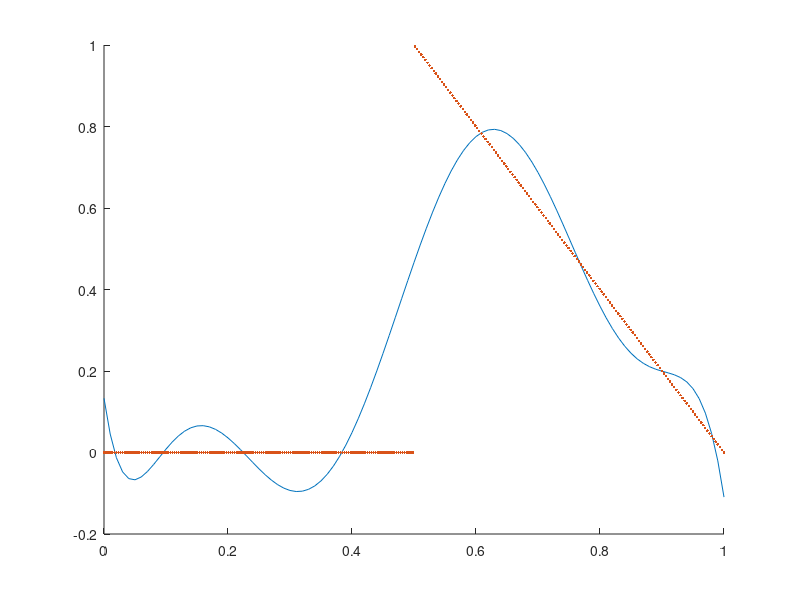

Write MATLAB code to recreate this figure.
load Dateset2.txt
x=Dateset2(:,1);
y=Dateset2(:,2);
A0=x./x;
A1=x;
A2=x.*x;
A3=x.*x.*x;
A4=x.*x.*x.*x;
A5=x.*x.*x.*x.*x;
A6=x.*x.*x.*x.*x.*x;
A7=x.*x.*x.*x.*x.*x.*x;
A8=x.*x.*x.*x.*x.*x.*x.*x;
A=[A0 A1 A2 A3 A4 A5 A6 A7 A8];
A(126,1)=1;
w=inv((A.')*A)*(A.')*y;
x1=0:0.01:1;
y0=w(1);
y1=w(2)*x1;
y2=w(3)*x1.^2;
y3=w(4)*x1.^3;
y4=w(5)*x1.^4;
y5=w(6)*x1.^5;
y6=w(7)*x1.^6;
y7=w(8)*x1.^7;
y8=w(9)*x1.^8;
hold on
plot(x1,y0+y1+y2+y3+y4+y5+y6+y7+y8);
plot(x,y,'.');
e1=y-A*w;
e=norm(e1)/300

